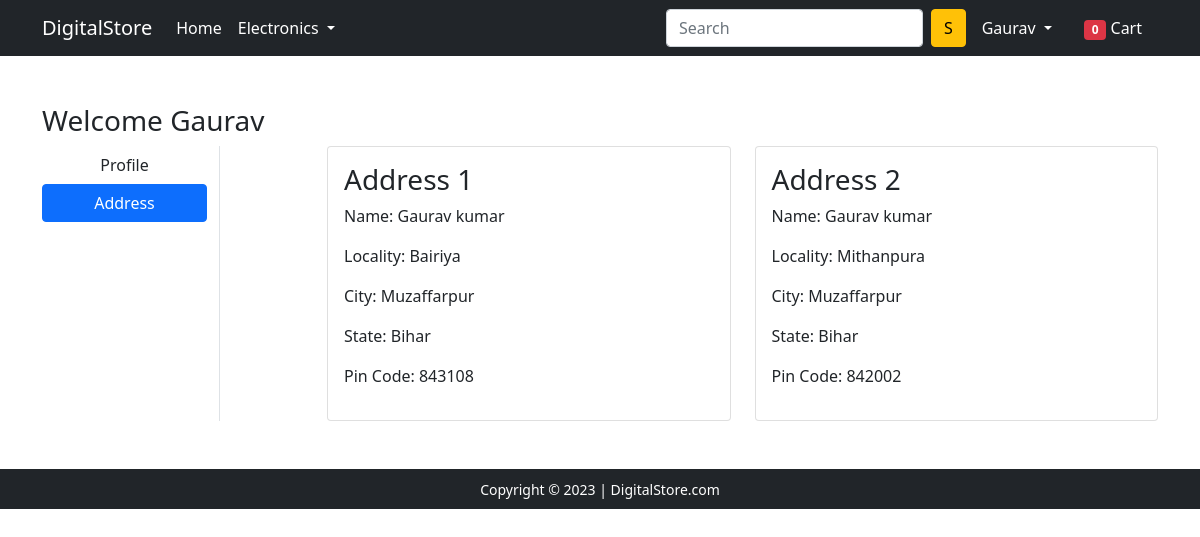
Page /address/ (signed in) on the committed database.
### app/models.py (models this page shows)
class Customer(models.Model):
    user = models.ForeignKey(User,on_delete=models.CASCADE)
    name = models.CharField(max_length=200)
    locality = models.CharField(max_length=200)
    city = models.CharField(max_length=50)
    zipcode = models.IntegerField()
    state = models.CharField(choices=STATE_CHOICES,max_length=50)

### app/views.py (the view)
# urls.py: path('address/', views.address, name='address'),
@login_required
def address(request):
 totalitem = 0
 add = Customer.objects.filter(user=request.user)
 if request.user.is_authenticated:
    totalitem = len(Cart.objects.filter(user=request.user))
 return render(request, 'app/address.html',{'add':add,'active':'btn-primary','totalitem':totalitem})

### app/templates/app/address.html (shortened to what this page needs)
{% extends 'app/base.html' %}
{% load static %}
{% block main-content %}
<div class="container my-5">
 <div class="row">
 <h3>Welcome <span class="text-capitalize">{{request.user}}</span></h3>
  <div class="col-sm-2 border-end">
   <ul class="list-unstyled">
    <li class="d-grid"><a href="{% url 'profile' %}" class="btn">Profile</a></li>
    <li class="d-grid"><a href="{% url 'address' %}" class="btn {{active}}">Address</a></li>
   </ul>
  </div>
  <div class="col-sm-9 offset-sm-1">
   <div class="row">
    {% for ad in add %}
    <div class="col-sm-6">
     <div class="card">
      <div class="card-body">
       <h3>Address {{forloop.counter}}</h3>
       <p>Name: {{ad.name}}</p>
       <p>Locality: {{ad.locality}}</p>
       <p>City: {{ad.city}}</p>
       <p>State: {{ad.state}}</p>
       <p>Pin Code: {{ad.zipcode}}</p>
      </div>
     </div>
    </div>
    {% endfor %}
   </div>
  </div>
 </div>
</div>
{% endblock main-content %}

### app/templates/app/base.html (shortened to what this page needs)
<!doctype html>
{% load static %}
<html lang="en">
  <head>
    <link href="https://cdn.jsdelivr.net/npm/bootstrap@5.0.0-beta1/dist/css/bootstrap.min.css"
    rel="stylesheet"
>
    <link rel="stylesheet" href="{% static 'app/css/owl.carousel.min.css' %}">
    <link rel="stylesheet" href="{% static 'app/css/all.min.css' %}">
    <link rel="stylesheet" href="{% static 'app/css/style.css' %}">
  </head>
  <body>
    <nav class="navbar navbar-expand-lg navbar-dark bg-dark">
     <div class="container">
       <a class="navbar-brand" href="/">DigitalStore</a>
       <div class="collapse navbar-collapse" id="navbarSupportedContent">
         <ul class="navbar-nav me-auto mb-2 mb-lg-0">
           <li class="nav-item">
             <a class="nav-link active" aria-current="page" href="/">Home</a>
           </li>
           <li class="nav-item dropdown">
             <a class="nav-link dropdown-toggle text-white" href="#" id="electronicsDropdown"
                role="button" data-bs-toggle="dropdown" aria-expanded="false">
               Electronics
             </a>
           </li>
         </ul>
         <form class="d-flex">
           <input class="form-control me-2" type="search" placeholder="Search" aria-label="Search">
           <button class="btn btn-warning" type="submit">S</button>
         </form>
         <div>
          <ul class="navbar-nav me-auto mb-2 mb-lg-0">
          {% if request.user.is_authenticated %}
           <li class="nav-item dropdown mx-2">
              <a class="nav-link dropdown-toggle text-white" href="#" id="profileDropdown" role="button" data-bs-toggle="dropdown" aria-expanded="false">
                {{request.user.username|capfirst}}
              </a>
            </li>
            <li class="nav-item mx-2">
             <a href="{% url 'showcart' %}" class="nav-link text-white"><span class="badge bg-danger">{{totalitem}}</span> Cart </a>
            </li>
          {% endif %}
          </ul>
         </div>
       </div>
     </div>
    </nav>
    {% block main-content %} {% endblock main-content %}
    <footer class="container-fluid bg-dark text-center p-2 mt-5">
        <small class="text-white">Copyright &copy; 2023 | DigitalStore.com  </small>
    </footer>
  </body>
</html>

### rows in the picture
Customer: name "Gaurav kumar", locality "Bairiya", city "Muzaffarpur", state "Bihar", zipcode "843108"
Customer: name "Gaurav kumar", locality "Mithanpura", city "Muzaffarpur", state "Bihar", zipcode "842002"

### other values in the picture
{{ request.user.username|capfirst }} "Gaurav"
{{ totalitem }} "0"
{{ request.user }} "Gaurav"
